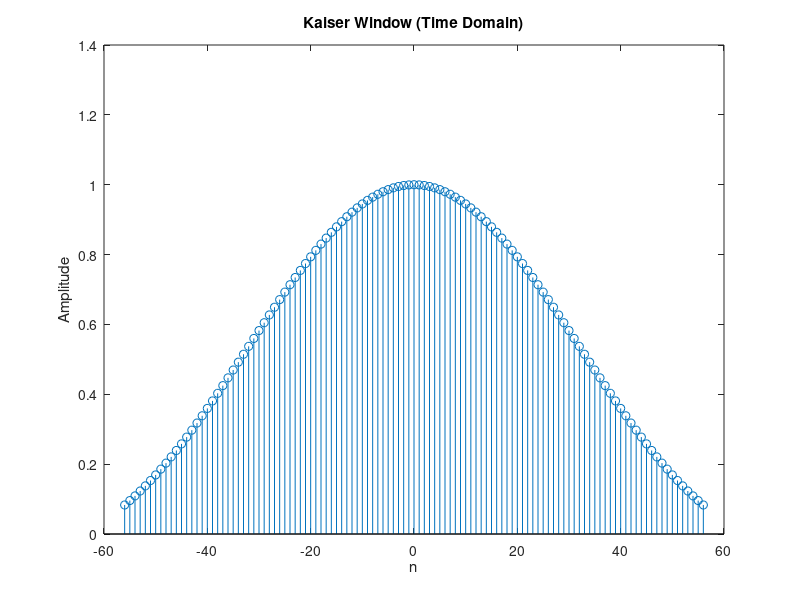
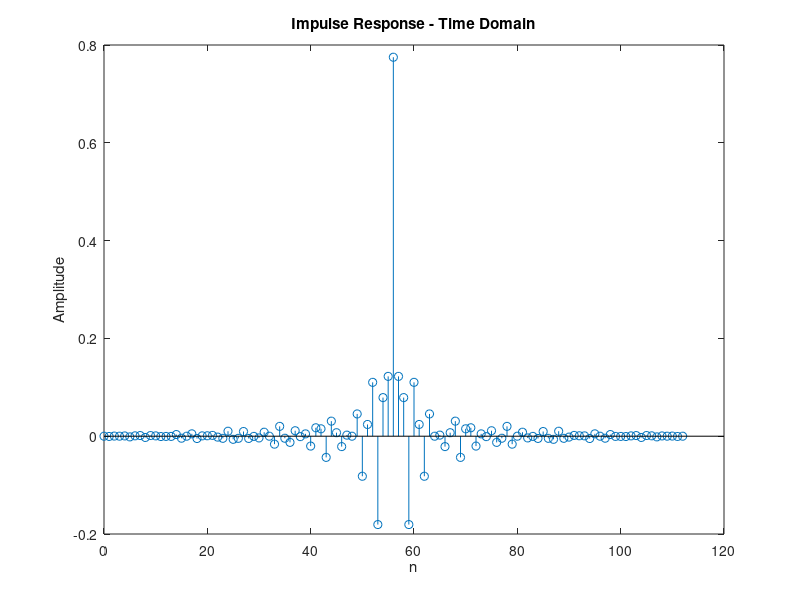
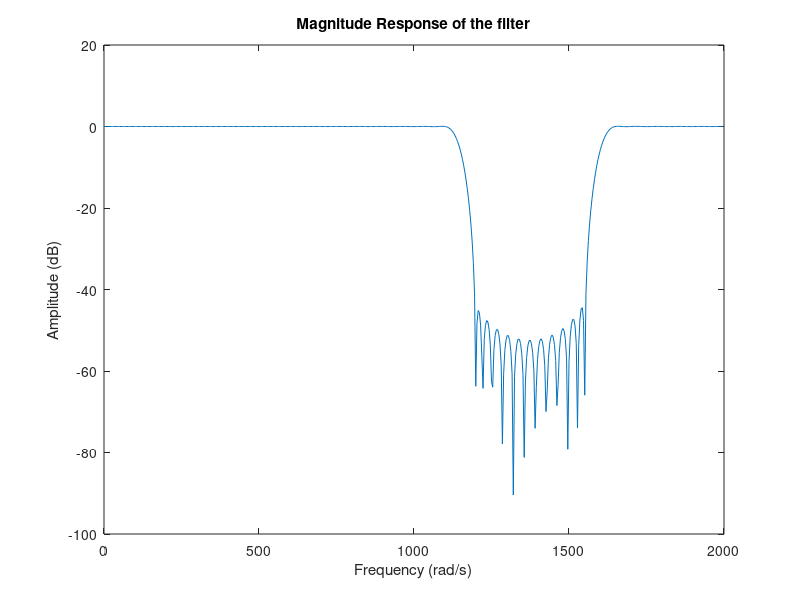
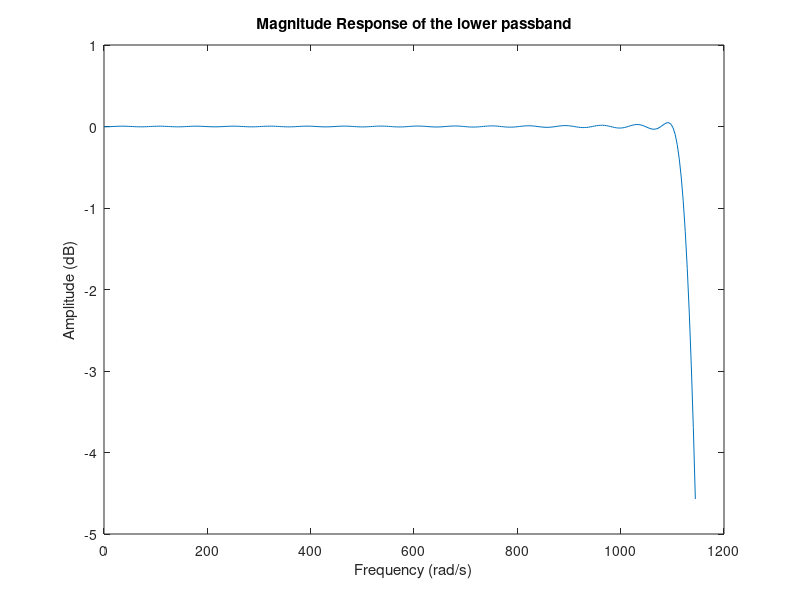

Reproduce these figures in MATLAB, in order.

clc;
clear all;
close all;

index=170407;  %input the index number

%Take A,B and C values
A = mod(floor(index/100),10); 
B = mod(floor(index/10),10);
C = mod(index,10);

%Bandstop Filter specifications
Ap = 0.03+(0.01*A);   
Aa = 45+B;
Op1 = (C*100)+400;
Op2 = (C*100)+950;
Oa1 = (C*100)+500;
Oa2 = (C*100)+800;
Os = 2*((C*100)+1300);
T = (2*pi)/Os;

%Kaiser window specifications
Bt = min((Oa1-Op1), (Op2 - Oa2));   
Oc1 = Op1 + (Bt/2);
Oc2 = Op2 - (Bt/2);
dp = (10^(0.05*Ap) - 1)/(10^(0.05*Ap) + 1);
da = 10^(-0.05*Ap);
delta = min(dp, da);

%Stopband attenuation
A_a = (-20)*log10(delta);

if A_a<=21                                             
    alpha = 0;
elseif A_a>21 && Aa<= 50
    alpha = 0.5842*(A_a-21)^0.4 + 0.07886*(Aa-21);
else
    alpha = 0.1102*(A_a-8.7);
end

 
%A parameter D is chosen inorder to obtain N
if A_a<=21
    D = 0.9222;
else
    D = (A_a-7.95)/14.36;
end

%N is chosen such that it is the smallest odd integer value satisfying the
%inequality N ? ?sD Bt +1

N = ceil((Os*D)/Bt + 1);

if mod(N, 2) == 0
    N = N + 1;
end

N

% Length of the filter
n = -(N-1)/2:1:(N-1)/2;   

% Calculating beta
beta = alpha*sqrt(1-(2*n/(N-1)).^2);

% generating Io function
Io_beta = 1;
for k = 1:100
    Io_beta = Io_beta + ((1/factorial(k))*(beta/2).^k).^2;
end

Io_alpha = 1;
for k = 1:100
    Io_alpha = Io_alpha + ((1/factorial(k))*(alpha/2).^k).^2;
end

%Generating kaiser window transfer function
WnT=Io_beta/Io_alpha;

figure
stem(n, WnT);

title('Kaiser Window (Time Domain)');
ylabel('Amplitude');
xlabel('n');

%calculating hnT
n1 = -(N-1)/2:1:-1;
n2 = 1:1:(N-1)/2;
h1nT = 1./(n1*pi).*(sin(Oc1*n1*T)-sin(Oc2*n1*T));
h2nT = 1./(n2*pi).*(sin(Oc1*n2*T)-sin(Oc2*n2*T));
h0nT = 1+ 2/Os*(Oc1-Oc2);
hnT = [h1nT,h0nT,h2nT];
n_causal = 0:1:N-1;
HnT = hnT.*WnT;

figure
stem(n_causal, HnT);

title('Impulse Response - Time Domain');
ylabel('Amplitude');
xlabel('n');

%plotting the magnitude responce of the filter
[H,f] = freqz(HnT);
Hn = 20*log10(abs(H));
w = f*(Os/(2*pi));
figure
plot(w,Hn);

title('Magnitude Response of the filter');
xlabel('Frequency (rad/s)');
ylabel('Amplitude (dB)');

%plotting magnitude response of lower passband
ml = round(length(w)*(2*Oc1/Os));
wl = w(1:ml);
Hl = Hn(1:ml);
figure
plot(wl,Hl);

title('Magnitude Response of the lower passband')
xlabel('Frequency (rad/s)');
ylabel('Amplitude (dB)');


%plotting magnitude response of upper passband
mu = round(length(w)*(2*Oc2/Os));
wu = w(mu:length(w));
Hu = Hn(mu:length(w));
figure
plot(wu,Hu);

title('Magnitude Response of the upper passband')
xlabel('Frequency (rad/s)');
ylabel('Amplitude (dB)');

%generate the input signal
nx = 0:1:300;
wx1 = Oc1/2; %the middle frequency of the lower passband
wx2 = (Oc1+Oc2)/2; %the middle frequency of the stopband
wx3 = (Oc2+Os/2)/2; % the middle frequency of the upper passband

xn = cos(wx1*T*nx)+cos(wx2*T*nx)+cos(wx3*T*nx);

%plotting the time domain representation of xn and tome domain 
%representation offilterd signal
s = length(fft(xn)) + length(fft(HnT)) - 1;
Yn = fft(xn,s).*fft(HnT,s);

yn = ifft(Yn,s);
yn = yn(1:300);
figure
subplot(2,1,1)
stem(nx,xn);
axis tight;
title('Input signal / Time domain representation'); 
xlabel('n');
ylabel('Amplitude');

subplot(2,1,2)
stem(yn);
axis tight;
title('Filtered Output signal/Time domain representation'); 
xlabel('n');
ylabel('Amplitude');

%plotting the frequency domain representation of Xn and 
%frquency representation of corresponding output signal.
Xn = abs(fft(xn));
wx = linspace(-pi,pi, numel(Xn));
figure

subplot(2,1,1)
plot(wx,Xn);

title('Frequency domain representation of Xn');
xlabel('Frequency (rad/s)');
ylabel('Amplitude (dB)');

subplot(2,1,2)

Yn = abs(fft(yn));
wy = linspace(-pi,pi, numel(Yn));

plot(wy,Yn);

title('Frequency domain representation of filtered Output');
xlabel('Frequency (rad/s)');
ylabel('Amplitude (dB)');

%comparing expected output signal from bandpass filter theoritically (only 
%wx1 and wx3 are in the passband wx2 is in the stopband) and actual output

y_n = cos(wx1*T*nx) + cos(wx3*T*nx);
figure
subplot(2,1,1)
stem(y_n);
axis tight;
title('Expected output signal'); 
xlabel('n');
ylabel('Amplitude');

subplot(2,1,2)
stem(yn)
axis tight;
title('Actual output signal'); 
xlabel('n');
ylabel('Amplitude');













